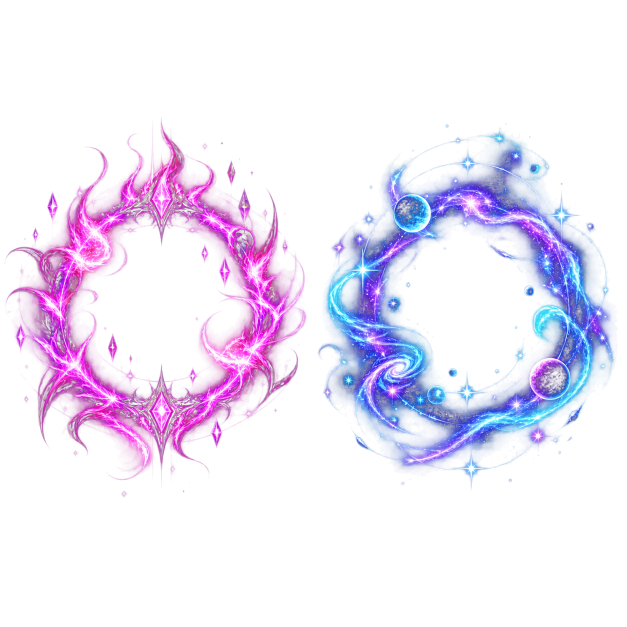
#> input picture asset-sources/legacy-arpg/equipped-rarity-aura-source-v1.png, 1254 x 1254 px (shown at 1/2 size)
$ python build_equipped_rarity_vfx.py
#> lines starting #> are read from the running program, lines starting #| are printed output that depends on the picture
"""Build compact mythic/cosmic equipped-item aura atlases.

The generated source contains one authored circular motif per rarity. Runtime
draws the motif around individual paperdoll slot anchors, so one 4-frame strip
serves all ten slots without decoding twenty full character atlases.
"""

from __future__ import annotations

from hashlib import sha256
import json
from pathlib import Path

from PIL import Image, ImageEnhance


ROOT = Path(__file__).resolve().parents[1]
SOURCE = ROOT / "asset-sources/legacy-arpg/equipped-rarity-aura-source-v1.png"
OUTPUTS = {
    "mythic": ROOT / "public/assets/effects/equipped-mythic-aura-v1.png",
    "cosmic": ROOT / "public/assets/effects/equipped-cosmic-aura-v1.png",
}
REPORT = ROOT / "public/assets/effects/equipped-rarity-aura-v1.build.json"
CELL = 256
FRAME_COUNT = 4


def digest(path: Path) -> str:
    return sha256(path.read_bytes()).hexdigest()


def alpha_bounds(image: Image.Image) -> tuple[int, int, int, int]:
    bounds = image.getchannel("A").getbbox()
    if bounds is None:
        raise ValueError("source motif has no visible pixels")
    return bounds


def centered_square_crop(image: Image.Image, bounds: tuple[int, int, int, int]) -> Image.Image:
    left, top, right, bottom = bounds
    width, height = right - left, bottom - top
    side = max(width, height)
    center_x = (left + right) / 2
    center_y = (top + bottom) / 2
    crop_left = max(0, min(image.width - side, round(center_x - side / 2)))
    crop_top = max(0, min(image.height - side, round(center_y - side / 2)))
    return image.crop((crop_left, crop_top, crop_left + side, crop_top + side))


def multiply_alpha(image: Image.Image, amount: float) -> Image.Image:
    result = image.copy()
    alpha = result.getchannel("A").point(lambda value: round(value * amount))
    result.putalpha(alpha)
    return result


def build_strip(motif: Image.Image, rarity: str) -> tuple[Image.Image, list[dict[str, object]]]:
    strip = Image.new("RGBA", (CELL * FRAME_COUNT, CELL), (0, 0, 0, 0))
    frame_specs = (
        (0.78, -2.5, 0.86),
        (0.88, 1.5, 0.96),
        (0.98, 4.5, 1.08),
        # A distinct return pose keeps the loop alive instead of holding frame
        # 1 twice. Its smaller counter-rotation eases naturally back to frame 0.
        (0.85, -0.5, 0.93),
    )
    frames: list[dict[str, object]] = []
    for index, (scale, angle, brightness) in enumerate(frame_specs):
        size = max(1, round(220 * scale))
        resized = motif.resize((size, size), Image.Resampling.LANCZOS)
        rotated = resized.rotate(angle, resample=Image.Resampling.BICUBIC, expand=True)
        rotated = ImageEnhance.Brightness(rotated).enhance(brightness)
        rotated = multiply_alpha(rotated, 0.88 if rarity == "mythic" else 0.92)
        if rotated.width > CELL - 12 or rotated.height > CELL - 12:
            rotated.thumbnail((CELL - 12, CELL - 12), Image.Resampling.LANCZOS)
        # Centre the visible alpha, not the source rectangle. Image-generation
        # motifs often have long one-sided sparks; rectangle centring made the
        # apparent halo drift left of its anatomical paperdoll anchor.
        visible_left, visible_top, visible_right, visible_bottom = alpha_bounds(rotated)
        visible_center_x = (visible_left + visible_right) / 2
        visible_center_y = (visible_top + visible_bottom) / 2
        x = index * CELL + round(CELL / 2 - visible_center_x)
        y = round(CELL / 2 - visible_center_y)
        strip.alpha_composite(rotated, (x, y))
        cell = strip.crop((index * CELL, 0, (index + 1) * CELL, CELL))
        bounds = alpha_bounds(cell)
        frames.append({
            "frame": index,
            "scale": scale,
            "rotationDegrees": angle,
            "alphaBounds": list(bounds),
            "pixelHash": sha256(cell.tobytes()).hexdigest(),
        })
    return strip, frames


def main() -> None:
    source = Image.open(SOURCE).convert("RGBA")
#> source is the input picture: PIL image 1254x1254 RGBA; mean R, G, B, A 37.5, 27.8, 53.9, 39.1
    midpoint = source.width // 2
#> midpoint = 627
    halves = {
        "mythic": source.crop((0, 0, midpoint, source.height)),
        "cosmic": source.crop((midpoint, 0, source.width, source.height)),
    }
    report: dict[str, object] = {
        "source": SOURCE.name,
        "sourceSha256": digest(SOURCE),
        "format": "RGBA PNG",
        "atlas": {"columns": FRAME_COUNT, "rows": 1, "cell": [CELL, CELL]},
        "rarities": {},
    }
    for rarity, half in halves.items():
        motif = centered_square_crop(half, alpha_bounds(half))
        strip, frames = build_strip(motif, rarity)
        output = OUTPUTS[rarity]
        strip.save(output, optimize=True)
        report["rarities"][rarity] = {
            "output": output.name,
            "outputSha256": digest(output),
            "frames": frames,
        }
#> this loop made 2 passes
#> (left in centered_square_crop, top in centered_square_crop, right in centered_square_crop, bottom in centered_square_crop, width in centered_square_crop, height in centered_square_crop) on passes 1 to 2: (9, 232, 614, 997, 605, 765), (8, 245, 610, 982, 602, 737)
#> pass 1, in main, `motif = centered_square_crop(half, alpha_bounds(half))`:
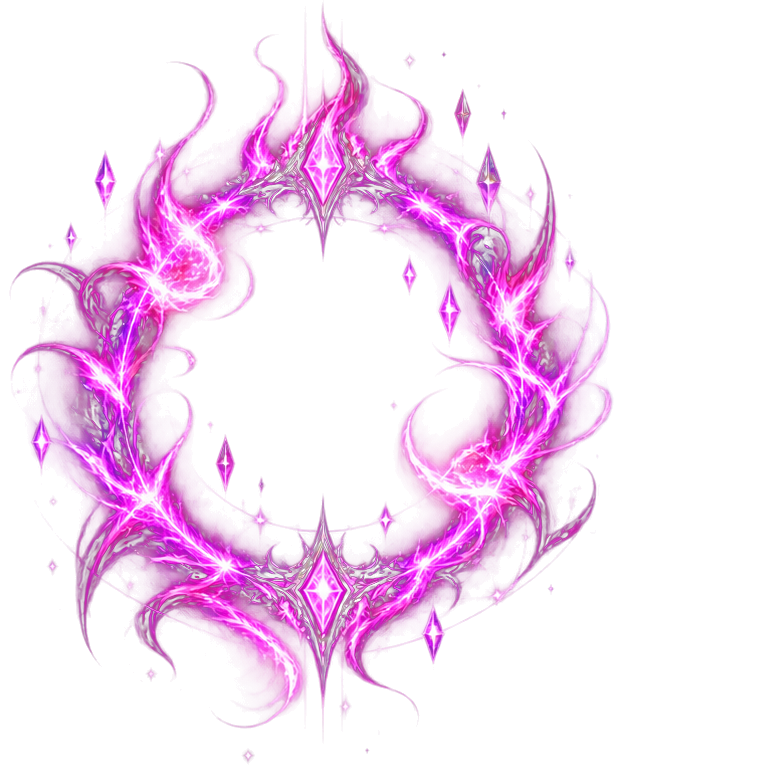
#> motif: PIL image 765x765 RGBA; mean R, G, B, A 65.2, 26.6, 61.8, 48.4; transparent parts drawn white
#> pass 1, in multiply_alpha, `result = image.copy()`:
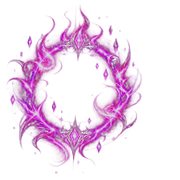
#> result: PIL image 180x180 RGBA; mean R, G, B, A 56.7, 22.6, 53.6, 44.3; transparent parts drawn white
#> pass 1, in multiply_alpha, `alpha = result.getchannel("A").point(lambda value: round(value * amoun..`:
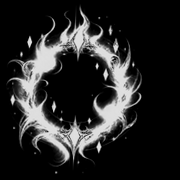
#> alpha: PIL image 180x180 L; min 0, max 224, mean 39
#> after the loop:
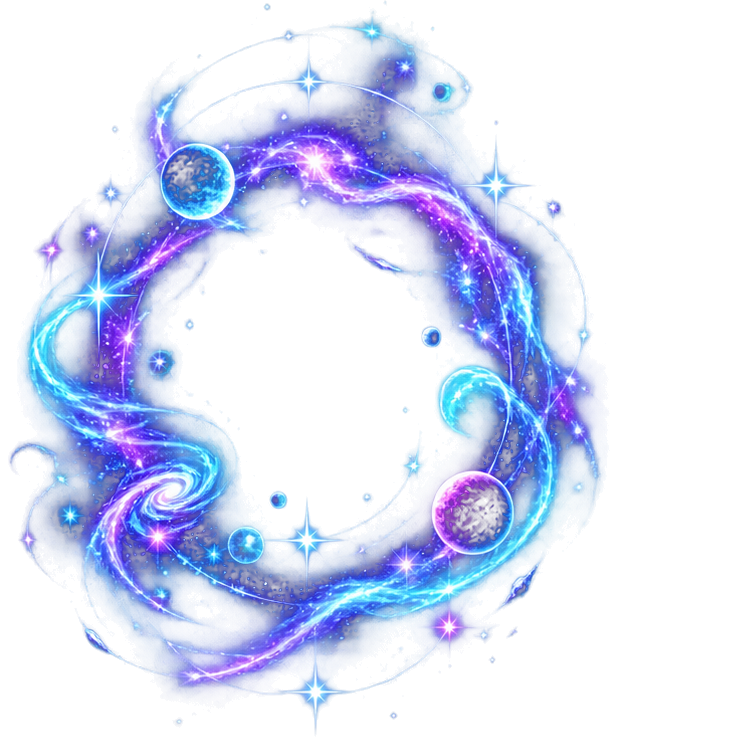
#> motif: PIL image 737x737 RGBA; mean R, G, B, A 38.4, 51.7, 89.4, 61.1; transparent parts drawn white
#> after the loop:
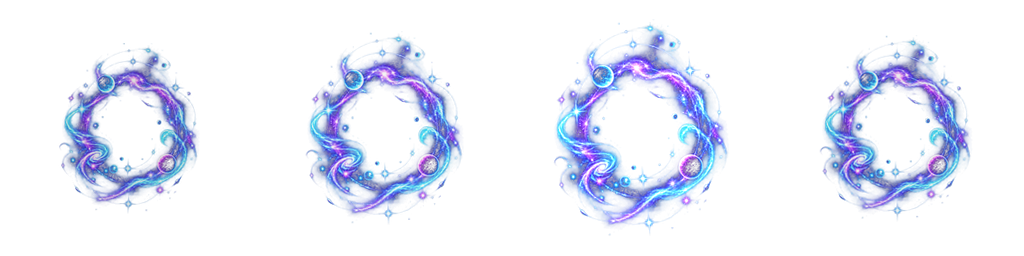
#> strip: PIL image 1024x256 RGBA; mean R, G, B, A 21.4, 29.4, 51.1, 31.9; transparent parts drawn white
#> after the loop, report = 5 items
    REPORT.write_text(json.dumps(report, ensure_ascii=False, indent=2), encoding="utf-8")
    print(REPORT)


if __name__ == "__main__":
    main()

$ run again, with asset-sources/legacy-arpg/equipped-cosmic-flash-source-v3.png copied over asset-sources/legacy-arpg/equipped-rarity-aura-source-v1.png
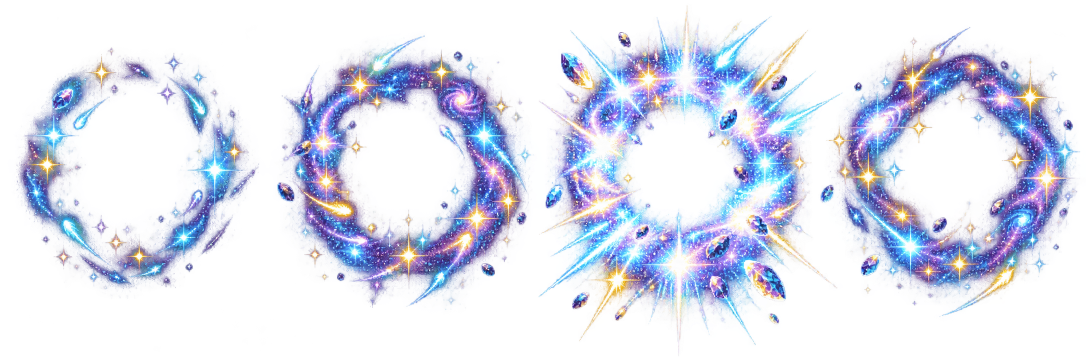
#> input picture asset-sources/legacy-arpg/equipped-cosmic-flash-source-v3.png, 2172 x 724 px (shown at 1/2 size)
#> in main, source is the input picture: PIL image 2172x724 RGBA; mean R, G, B, A 67.2, 74.6, 103.2, 70.4
#> the loop in main, `for rarity, half in halves.items():` made 2 passes
#> (left in centered_square_crop, top in centered_square_crop, right in centered_square_crop, bottom in centered_square_crop, width in centered_square_crop, height in centered_square_crop) on passes 1 to 2: (0, 0, 1086, 724, 1086, 724), (0, 0, 1086, 724, 1086, 724)
#> pass 1, in multiply_alpha, `alpha = result.getchannel("A").point(lambda value: round(value * amoun..`:
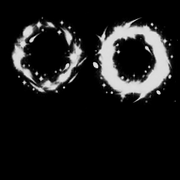
#> alpha: PIL image 180x180 L; min 0, max 224, mean 26.7
#> after the loop in main, `for rarity, half in halves.items():`:
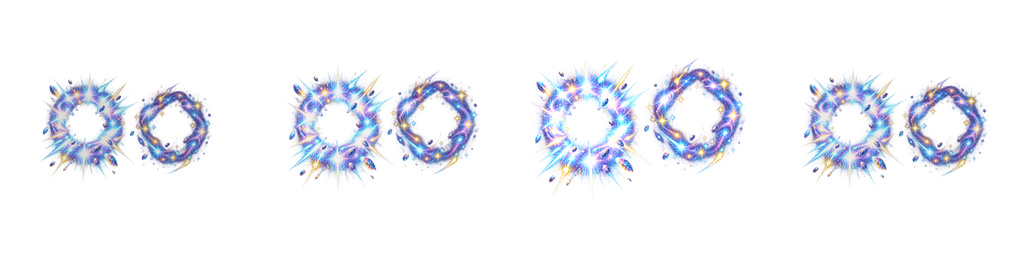
#> strip: PIL image 1024x256 RGBA; mean R, G, B, A 29.8, 32.7, 41.9, 31.6; transparent parts drawn white
#> after the loop in main, `for rarity, half in halves.items():`: report = 5 items

$ run again, with asset-sources/legacy-arpg/equipped-mythic-flash-source-v3.png copied over asset-sources/legacy-arpg/equipped-rarity-aura-source-v1.png
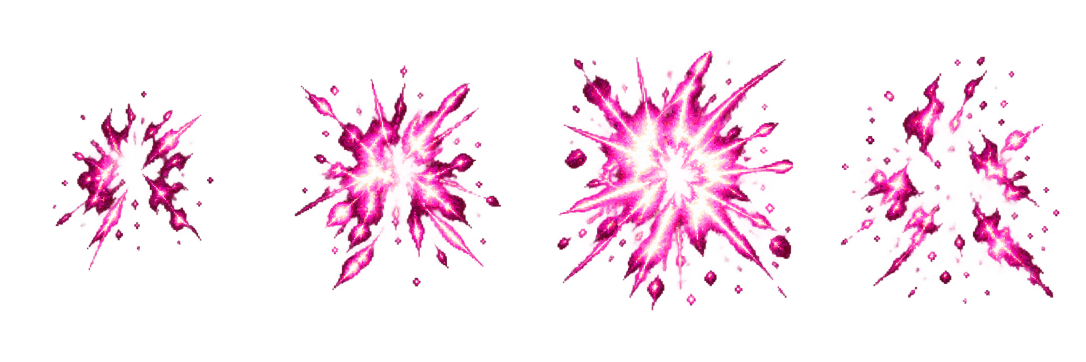
#> input picture asset-sources/legacy-arpg/equipped-mythic-flash-source-v3.png, 2172 x 724 px (shown at 1/2 size)
#> in main, source is the input picture: PIL image 2172x724 RGBA; mean R, G, B, A 58, 14.7, 35.7, 33.9
#> the loop in main, `for rarity, half in halves.items():` made 2 passes
#> (left in centered_square_crop, top in centered_square_crop, right in centered_square_crop, bottom in centered_square_crop, width in centered_square_crop, height in centered_square_crop) on passes 1 to 2: (97, 23, 1080, 700, 983, 677), (1, 55, 1038, 702, 1037, 647)
#> pass 1, in multiply_alpha, `alpha = result.getchannel("A").point(lambda value: round(value * amoun..`:
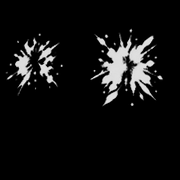
#> alpha: PIL image 180x180 L; min 0, max 224, mean 16.7
#> after the loop in main, `for rarity, half in halves.items():`:
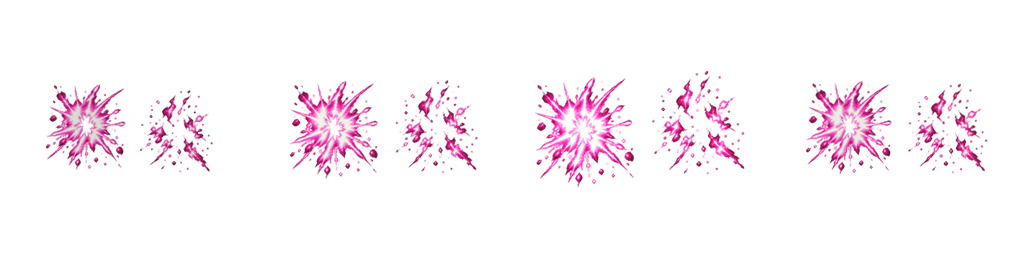
#> strip: PIL image 1024x256 RGBA; mean R, G, B, A 24.3, 7.2, 16.2, 16.4; transparent parts drawn white
#> after the loop in main, `for rarity, half in halves.items():`: report = 5 items
